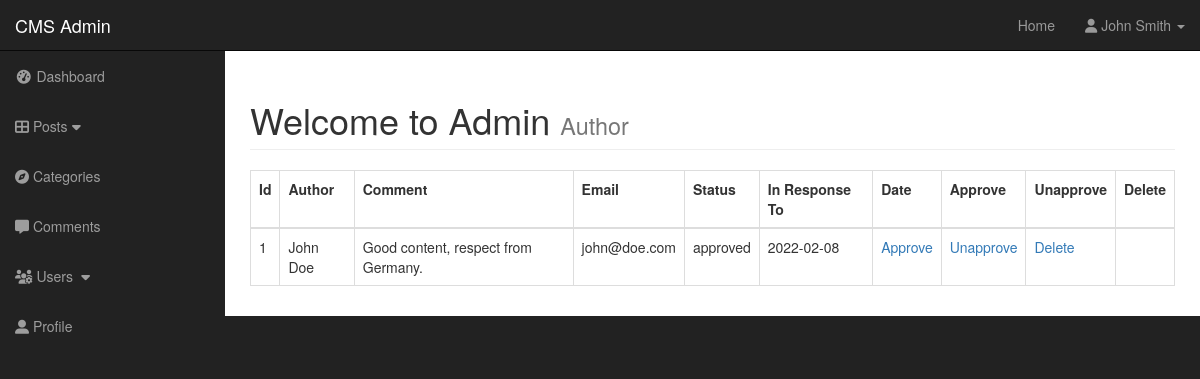
/admin/comments.php, run on an earlier commit of the app's database.
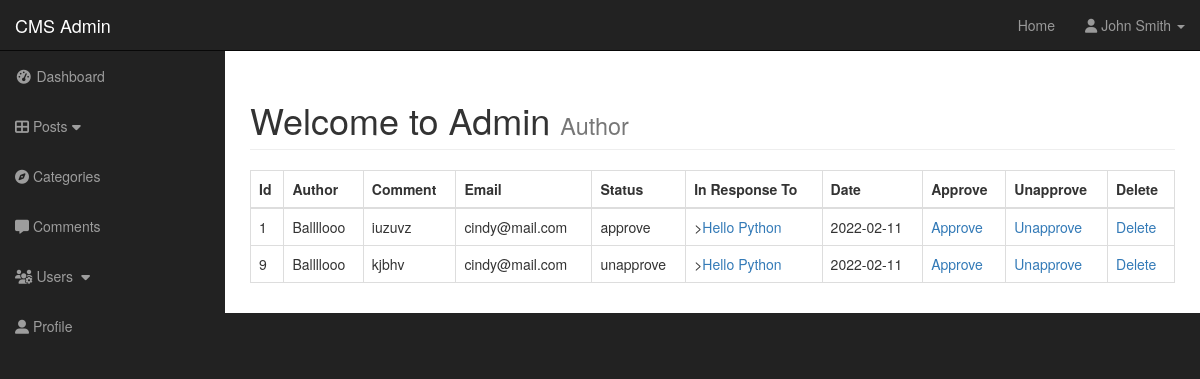
And on a later commit of the database.
### tables this page shows
CREATE TABLE `comments` (
  `comment_id` int(3) NOT NULL,
  `comment_post_id` int(3) NOT NULL,
  `comment_author` varchar(255) NOT NULL,
  `comment_email` varchar(255) NOT NULL,
  `comment_content` text NOT NULL,
  `comment_status` varchar(255) NOT NULL,
  `comment_date` date NOT NULL
);

CREATE TABLE `posts` (
  `post_id` int(3) NOT NULL,
  `post_tags` varchar(255) NOT NULL,
  `post_comment_count` int(11) DEFAULT NULL,
  `post_status` varchar(255) NOT NULL DEFAULT 'draft',
  `post_category_id` int(3) NOT NULL,
  `post_title` varchar(255) NOT NULL,
  `post_author` varchar(255) NOT NULL,
  `post_date` date NOT NULL,
  `post_image` text NOT NULL,
  `post_content` text NOT NULL
);

### admin/includes/view_all_comments.php (the view, shortened to what this page needs)
<table class="table table-bordered table-hover">
    <thead">
        <tr>
            <th>Id</th>
            <th>Author</th>
            <th>Comment</th>
            <th>Email</th>
            <th>Status</th>
            <th>In Response To</th>
            <th>Date</th>
            <th>Approve</th>
            <th>Unapprove</th>
            <th>Delete</th>
        </tr>
        <tbody>
            <?php
            $query = 'SELECT * from comments';
            $result_SelectComments = mysqli_query($connection, $query);
            while ($row = mysqli_fetch_assoc($result_SelectComments)) {
                $comment_id = $row['comment_id'];
                $comment_post_id = $row['comment_post_id'];
                $comment_author = $row['comment_author'];
                $comment_content = $row['comment_content'];
                $comment_email = $row['comment_email'];
                $comment_status = $row['comment_status'];
                $comment_date = $row['comment_date'];
                echo "<tr>";
                echo "<td>{$comment_id}</td>";
                echo "<td>{$comment_author}</td>";
                echo "<td>{$comment_content}</td>";
                echo "<td>{$comment_email}</td>";
                echo "<td>{$comment_status}</td>";
                $query = "SELECT * FROM posts WHERE post_id = $comment_post_id ";
                $select_post_id_query = mysqli_query($connection, $query);
                while ($row = mysqli_fetch_assoc($select_post_id_query)) {
                    $post_id = $row['post_id'];
                    $post_title = $row['post_title'];
                    echo "<td>><a href='../post.php?p_id=$post_id'>$post_title</a></td>";
                }
                echo "<td>{$comment_date}</td>";
                echo "<td><a href='comments.php?approve=$comment_id'>Approve</a></td>";
                echo "<td><a href='comments.php?unapprove=$comment_id'>Unapprove</a></td>";
                echo "<td><a href='comments.php?delete=$comment_id'>Delete</a></td>";
                echo "</tr>";
            }
            ?>
        </tbody>
</table>

### admin/includes/admin_header.php (shortened to what this page needs)
<!DOCTYPE html>
<html lang="en">
<head>
    <link href="css/bootstrap.min.css" rel="stylesheet">
    <link href="css/sb-admin.css" rel="stylesheet">
</head>
<body>

### admin/comments.php (shortened to what this page needs)
<?php include 'includes/admin_header.php'; ?>
<div id="wrapper">
    <?php include 'includes/admin_navigation.php'; ?>
    <div id="page-wrapper">
        <div class="container-fluid">
            <div class="row">
                <div class="col-lg-12">
                    <h1 class="page-header">
                        Welcome to Admin
                        <small>Author</small>
                    </h1>
                    <?php
                    if (isset($_GET['source'])) {
                        $source = $_GET['source'];
                    } else {
                        $source = "";
                    }
                    switch ($source) {
                        default:
                            include "includes/view_all_comments.php";
                            break;
                    }
                    ?>
                </div>
            </div>
        </div>
        <?php include 'includes/admin_footer.php'; ?>

### admin/includes/admin_navigation.php (shortened to what this page needs)
<nav class="navbar navbar-inverse navbar-fixed-top" role="navigation">
    <div class="navbar-header">
        <a class="navbar-brand" href="index.php">CMS Admin</a>
    </div>
    <ul class="nav navbar-right top-nav">
        <li><a href="../index.php">Home</a></li>
        <li class="dropdown">
            <a href="#" class="dropdown-toggle" data-toggle="dropdown"><i class="fa fa-user"></i> John Smith <b class="caret"></b></a>
        </li>
    </ul>
    <div class="collapse navbar-collapse navbar-ex1-collapse">
        <ul class="nav navbar-nav side-nav">
            <li>
                <a href="index.php"><i class="fa fa-fw fa-dashboard"></i> Dashboard</a>
            </li>
            <li>
                <a href="javascript:;" data-toggle="collapse" data-target="#posts_dropdown"><i class="fas fa-th-large"></i></i> Posts<i class="fa fa-fw fa-caret-down"></i></a>
            </li>
            <li>
                <a href="../admin/categories.php"><i class="fas fa-compass"></i> Categories</a>
            </li>
            <li class="">
                <a href="../admin/comments.php"><i class="fas fa-comment-alt"></i> Comments</a>
            </li>
            <li>
                <a href="javascript:;" data-toggle="collapse" data-target="#demo"><i class="fas fa-users-cog"></i> Users <i class="fa fa-fw fa-caret-down"></i></a>
            </li>
            <li>
                <a href="index-rtl.html"><i class="fas fa-user-alt"></i> Profile</a>
            </li>
        </ul>
    </div>
</nav>

### admin/includes/admin_footer.php (shortened to what this page needs)
</div>
</body>
</html>

### admin/css/sb-admin.css (style rules this page uses)
body { margin-top: 100px; background-color: #222; }
@media (min-width:768px) { body { margin-top: 50px; } }
#wrapper { padding-left: 0; }
#page-wrapper { width: 100%; padding: 0; background-color: #fff; }
@media (min-width:768px) { #wrapper { padding-left: 225px; } }
@media (min-width:768px) { #page-wrapper { padding: 10px; } }
.top-nav { padding: 0 15px; }
.top-nav>li { display: inline-block; float: left; }
.top-nav>li>a { padding-top: 15px; padding-bottom: 15px; line-height: 20px; color: #999; }
@media (min-width:768px) { .side-nav { position: fixed; top: 51px; left: 225px; width: 225px; margin-left: -225px; border: none; border-radius: 0; overflow-y: auto; background-color: #222; } }
@media (min-width:768px) { .side-nav>li>a { width: 225px; } }

What changed in the data, as far as the page shows it:
changed comments id 1: comment_author "John Doe" → "Ballllooo"; comment_content "Good content, respect from Germany." → "iuzuvz"; comment_email "john@doe.com" → "cindy@mail.com"; comment_status "approved" → "approve"; comment_date "2022-02-08" → "2022-02-11"
added posts: post_title "Hello Python"
added comments: comment_id "9", comment_author "Ballllooo", comment_content "kjbhv", comment_email "cindy@mail.com", comment_status "unapprove", comment_date "2022-02-11"
